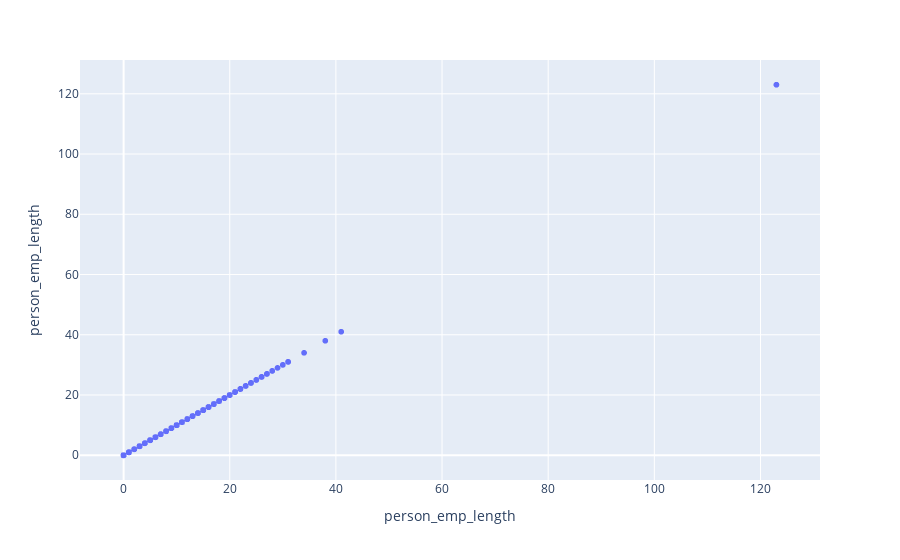

Notebook code for this chart:
### Markdown cell above
##### Visualização da quantidade de anos que a pessoa trabalha

### Code cell
px.scatter_matrix(base_credit_risk_2["person_emp_length"])

### Figure 1 — Plotly figure (JSON) as saved in the notebook; plotly's stock layout.template omitted (floating-point values rounded to 4 significant figures; data arrays with more than 128 entries replaced by an {"elided": "..."} marker saying what was removed)
{"data": [{"dimensions": [{"axis": {"matches": true}, "label": "person_emp_length", "values": {"elided": "32581 int values"}}], "hovertemplate": "%{xaxis.title.text}=%{x}<br>%{yaxis.title.text}=%{y}<extra></extra>", "legendgroup": "", "marker": {"color": "#636efa", "symbol": "circle"}, "name": "", "showlegend": false, "type": "splom"}], "layout": {"dragmode": "select", "legend": {"tracegroupgap": 0}, "margin": {"t": 60}}}
